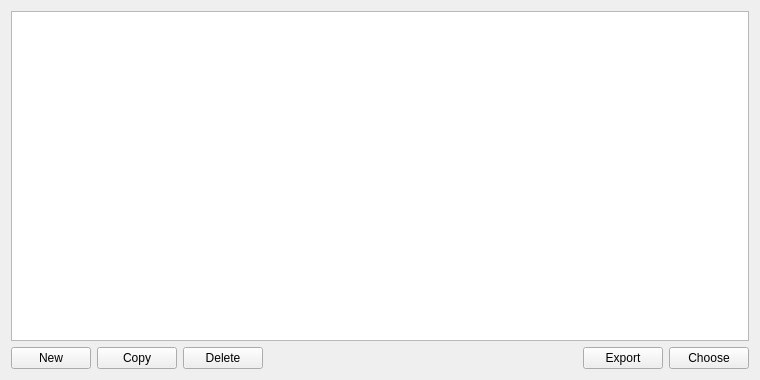
<?xml version="1.0" encoding="UTF-8"?>
<ui version="4.0">
 <class>ContractBookPage</class>
 <widget class="QWidget" name="ContractBookPage">
  <property name="geometry">
   <rect>
    <x>0</x>
    <y>0</y>
    <width>760</width>
    <height>380</height>
   </rect>
  </property>
  <property name="windowTitle">
   <string>Form</string>
  </property>
  <layout class="QVBoxLayout" name="verticalLayout">
   <item>
    <widget class="QTableView" name="tableView">
     <property name="contextMenuPolicy">
      <enum>Qt::CustomContextMenu</enum>
     </property>
     <property name="tabKeyNavigation">
      <bool>false</bool>
     </property>
     <property name="alternatingRowColors">
      <bool>true</bool>
     </property>
     <property name="selectionMode">
      <enum>QAbstractItemView::SingleSelection</enum>
     </property>
     <property name="selectionBehavior">
      <enum>QAbstractItemView::SelectRows</enum>
     </property>
     <property name="sortingEnabled">
      <bool>true</bool>
     </property>
     <attribute name="verticalHeaderVisible">
      <bool>false</bool>
     </attribute>
    </widget>
   </item>
   <item>
    <layout class="QHBoxLayout" name="horizontalLayout">
     <item>
      <widget class="QPushButton" name="newContractInfo">
       <property name="text">
        <string>New</string>
       </property>
      </widget>
     </item>
     <item>
      <widget class="QPushButton" name="copyAddress">
       <property name="text">
        <string>Copy</string>
       </property>
      </widget>
     </item>
     <item>
      <widget class="QPushButton" name="deleteContractInfo">
       <property name="text">
        <string>Delete</string>
       </property>
      </widget>
     </item>
     <item>
      <spacer name="horizontalSpacer">
       <property name="orientation">
        <enum>Qt::Horizontal</enum>
       </property>
       <property name="sizeHint" stdset="0">
        <size>
         <width>40</width>
         <height>20</height>
        </size>
       </property>
      </spacer>
     </item>
     <item>
      <widget class="QPushButton" name="exportButton">
       <property name="text">
        <string>Export</string>
       </property>
      </widget>
     </item>
     <item>
      <widget class="QPushButton" name="chooseContractInfo">
       <property name="text">
        <string>Choose</string>
       </property>
      </widget>
     </item>
    </layout>
   </item>
  </layout>
 </widget>
 <resources/>
 <connections/>
</ui>
